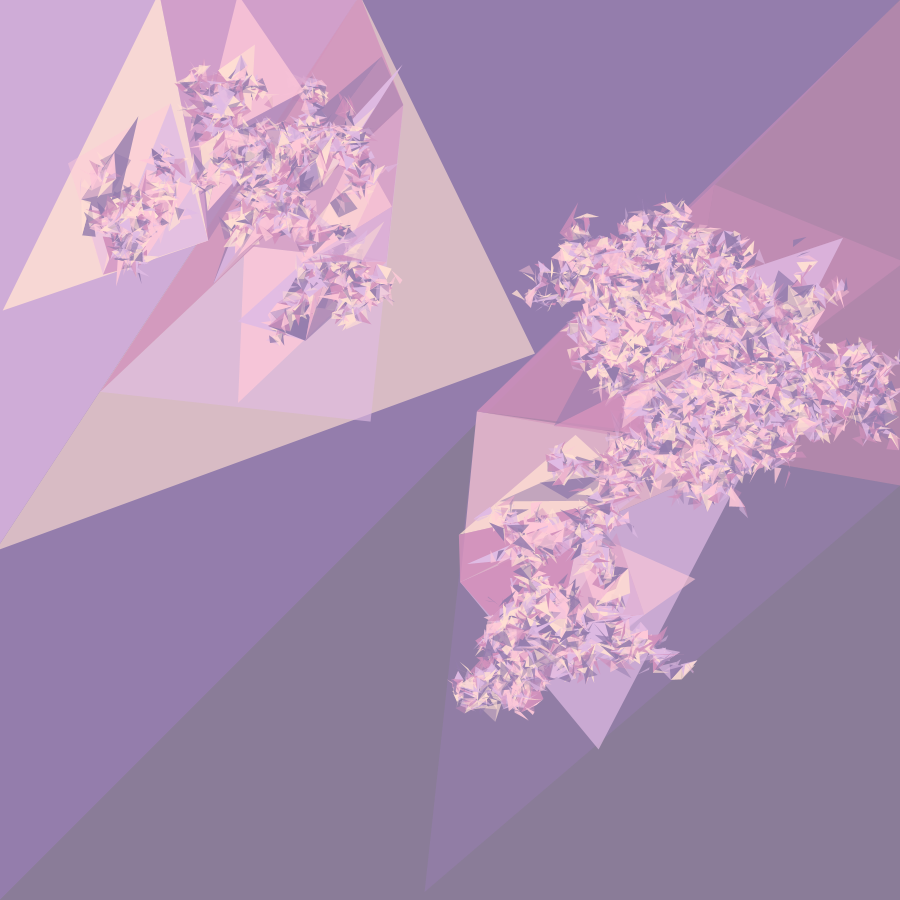
Frame 1 (no input)
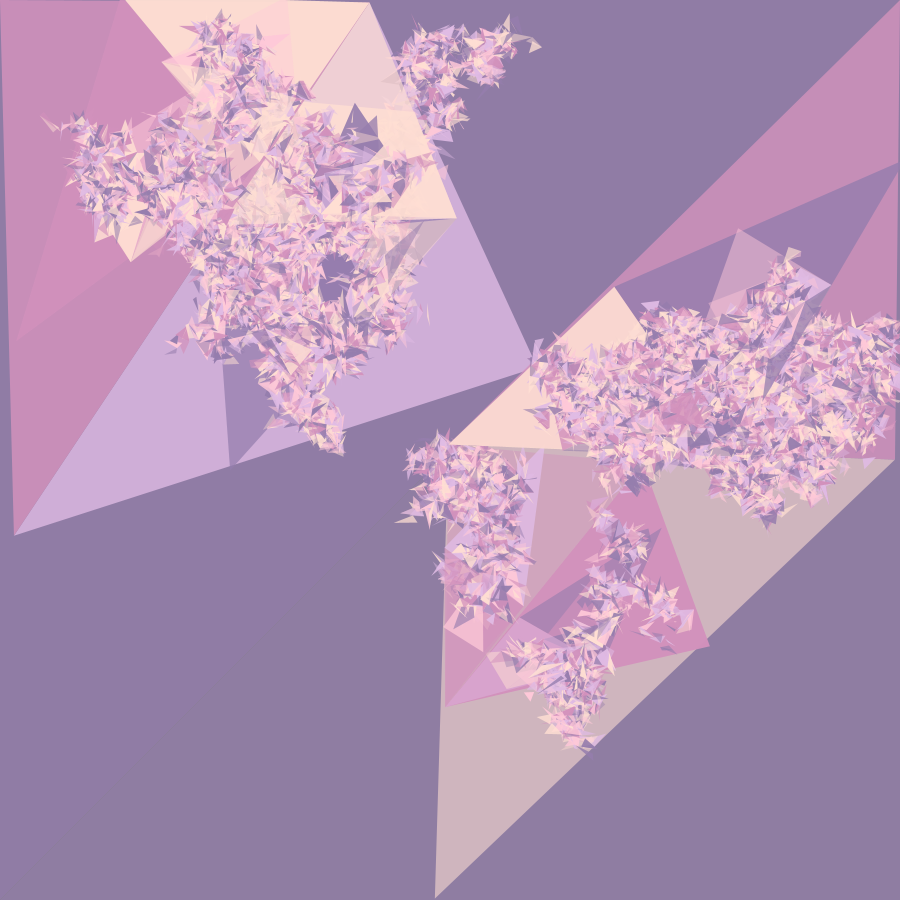
Frame 2 (the mouse pressed at the canvas centre, redrawn once)

The Processing sketch that drew these frames (run headless with seeded random() and noise(); the mouse was pressed at the canvas centre and the sketch redrawn once):

// Processing sketch: genuary6
// ── genuary6.pde
int[] alivep = {#E0BBE4, #957DAD, #D291BC, #FEC8D8, #FFDFD3};


void setup() {
  size(900, 900);

}

void draw() {
  background(123);
  float x1 = 0;
  float y1 = 0;
  float x2 = width;
  float y2 = 0;
  float x3 = 0;
  float y3 = height;


  noStroke();
  fill(random(0, 255), 200, 200);
  recurseSub(x1, y1, x2, y2, x3, y3);
  recurseSub(x2, y2, x3, y3, x2, y3);
  save("test.png");
  noLoop();
}

void recurseSub(float x1, float y1, float x2, float y2, float x3, float y3) {
  if (dist(x1, y1, x2, y2) > 11) {
    int choice = int(random(0, alivep.length));
    fill(alivep[choice], random(100, 255));
    triangle(x1, y1, x2, y2, x3, y3);
    float[] next = getSub(x1, y1, x2, y2, x3, y3);    
    recurseSub(next[0], next[1], next[2], next[3], next[4], next[5]);
    //fill(255, 0, 0);
    recurseSub(next[0], next[1], next[4], next[5], x1, y1);
    //recurseSub(next[0], next[1], next[2], next[3], x2, y2);
    //recurseSub(next[2], next[3], next[4], next[5], x3, y3);
  }
}


float[] getSub(float x1, float y1, float x2, float y2, float x3, float y3) {
  float lerpPercent = random(.3, .7);
  x1 += randomGaussian() * 9.8;
  y1 += randomGaussian() * 9.8;
  x2 += randomGaussian() * 9.8;
  y2 += randomGaussian() * 9.8;
  x3 += randomGaussian() * 9.8;
  y3 += randomGaussian() * 9.8;
  float mpx1 = lerp(x1, x2, lerpPercent);
  float mpy1 = lerp(y1, y2, lerpPercent);  

  float mpx2 = lerp(x2, x3, lerpPercent);
  float mpy2 = lerp(y2, y3, lerpPercent);  

  float mpx3 = lerp(x3, x1, lerpPercent);
  float mpy3 = lerp(y3, y1, lerpPercent);
  float[] vertices = {mpx1, mpy1, mpx2, mpy2, mpx3, mpy3};
  return vertices;
}
